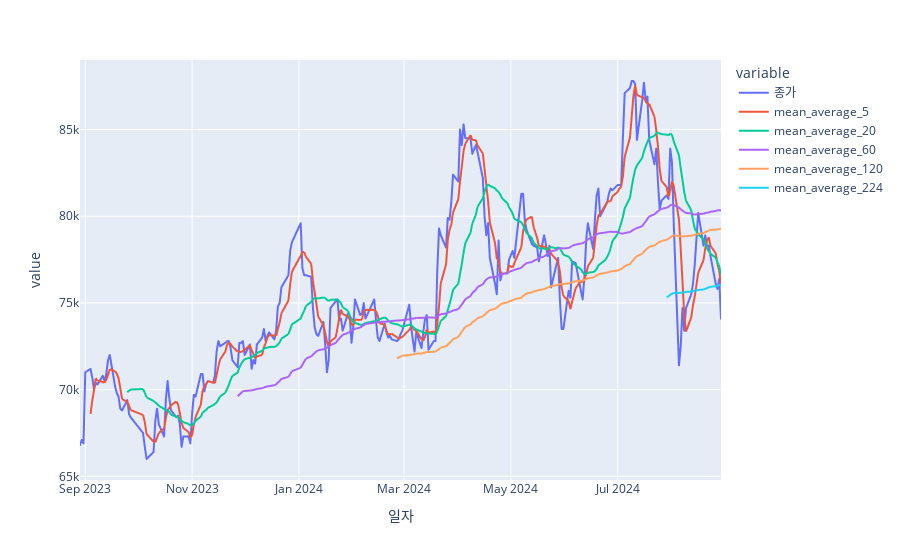

Here is the notebook cell this chart was saved with:
### Code cell
px.line(
    samsung_stock_price,
    x=samsung_stock_price.index,
    y=samsung_stock_price.columns
)

### Figure 1 — Plotly figure (JSON) as saved in the notebook; plotly's stock layout.template omitted (floating-point values rounded to 4 significant figures; data arrays with more than 128 entries replaced by an {"elided": "..."} marker saying what was removed)
{"data": [{"hovertemplate": "variable=종가<br>일자=%{x}<br>value=%{y}<extra></extra>", "legendgroup": "종가", "line": {"color": "#636efa", "dash": "solid"}, "marker": {"symbol": "circle"}, "mode": "lines", "name": "종가", "showlegend": true, "type": "scattergl", "x": {"elided": "246 str values"}, "xaxis": "x", "y": {"elided": "246 int values"}, "yaxis": "y"}, {"hovertemplate": "variable=mean_average_5<br>일자=%{x}<br>value=%{y}<extra></extra>", "legendgroup": "mean_average_5", "line": {"color": "#EF553B", "dash": "solid"}, "marker": {"symbol": "circle"}, "mode": "lines", "name": "mean_average_5", "showlegend": true, "type": "scattergl", "x": {"elided": "246 str values"}, "xaxis": "x", "y": {"elided": "246 int values"}, "yaxis": "y"}, {"hovertemplate": "variable=mean_average_20<br>일자=%{x}<br>value=%{y}<extra></extra>", "legendgroup": "mean_average_20", "line": {"color": "#00cc96", "dash": "solid"}, "marker": {"symbol": "circle"}, "mode": "lines", "name": "mean_average_20", "showlegend": true, "type": "scattergl", "x": {"elided": "246 str values"}, "xaxis": "x", "y": {"elided": "246 int values"}, "yaxis": "y"}, {"hovertemplate": "variable=mean_average_60<br>일자=%{x}<br>value=%{y}<extra></extra>", "legendgroup": "mean_average_60", "line": {"color": "#ab63fa", "dash": "solid"}, "marker": {"symbol": "circle"}, "mode": "lines", "name": "mean_average_60", "showlegend": true, "type": "scattergl", "x": {"elided": "246 str values"}, "xaxis": "x", "y": {"elided": "246 float values"}, "yaxis": "y"}, {"hovertemplate": "variable=mean_average_120<br>일자=%{x}<br>value=%{y}<extra></extra>", "legendgroup": "mean_average_120", "line": {"color": "#FFA15A", "dash": "solid"}, "marker": {"symbol": "circle"}, "mode": "lines", "name": "mean_average_120", "showlegend": true, "type": "scattergl", "x": {"elided": "246 str values"}, "xaxis": "x", "y": {"elided": "246 float values"}, "yaxis": "y"}, {"hovertemplate": "variable=mean_average_224<br>일자=%{x}<br>value=%{y}<extra></extra>", "legendgroup": "mean_average_224", "line": {"color": "#19d3f3", "dash": "solid"}, "marker": {"symbol": "circle"}, "mode": "lines", "name": "mean_average_224", "showlegend": true, "type": "scattergl", "x": {"elided": "246 str values"}, "xaxis": "x", "y": {"elided": "246 float values"}, "yaxis": "y"}], "layout": {"legend": {"title": {"text": "variable"}, "tracegroupgap": 0}, "margin": {"t": 60}, "xaxis": {"anchor": "y", "domain": [0, 1], "title": {"text": "일자"}}, "yaxis": {"anchor": "x", "domain": [0, 1], "title": {"text": "value"}}}}
